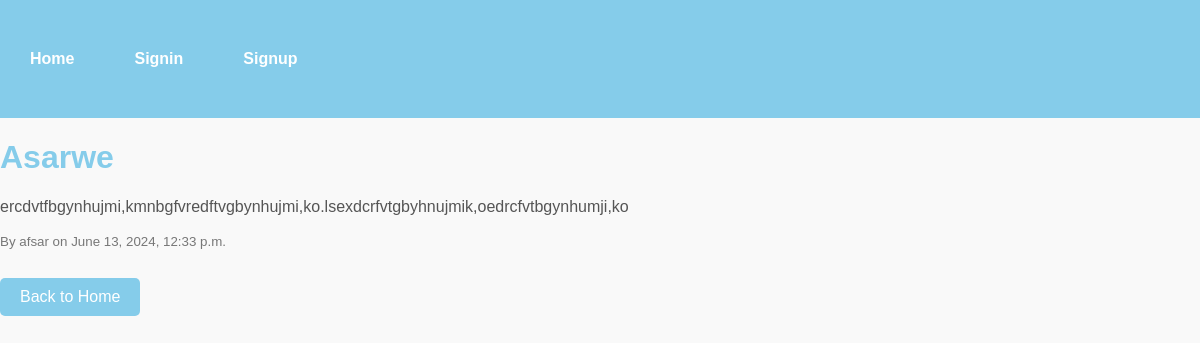
The app's page /post/1/ with its own data.
### myblog/models.py (models this page shows, shortened)
class BlogPost(models.Model):
    title = models.CharField(max_length=200)
    content = models.TextField()
    author = models.ForeignKey(User, on_delete=models.CASCADE)
    timestamp = models.DateTimeField(auto_now_add=True)

### myblog/views.py (the view)
# urls.py: path('post/<int:post_id>/', views.post_detail, name='post_detail'),
def post_detail(request, post_id):
    post = get_object_or_404(BlogPost, id=post_id)
    return render(request, 'blog/post_detail.html', {'post': post})

### myblog/templates/blog/post_detail.html (shortened to what this page needs)
{% extends "blog/base.html" %}
{% block content %}
<h1>{{ post.title }}</h1>
<p>{{ post.content }}</p>
<small>By {{ post.author }} on {{ post.timestamp }}</small>
<br><br>
<a href="{% url 'home' %}" class="button">Back to Home</a>
{% endblock %}

### myblog/static/css/style.css (style rules this page uses)
body { font-family: Arial, sans-serif; background-color: #f9f9f9; color: #555; margin: 0; padding: 0; }
h1, h2, h3 { color: #85ccea; }
a { color: #85ccea; text-decoration: none; }
small { color: #777; }
a.button { display: inline-block; padding: 10px 20px; background-color: #85ccea; color: #fff; border-radius: 5px; text-decoration: none; margin-top: 10px; }

### records on screen
BlogPost: title "Asarwe", content "ercdvtfbgynhujmi,kmnbgfvredftvgbynhujmi,ko.lsexdcrfvtgbyhnujmik,oedrcfvtbgynhumji,ko", author "afsar", timestamp "June 13, 2024, 12:33 p.m."
